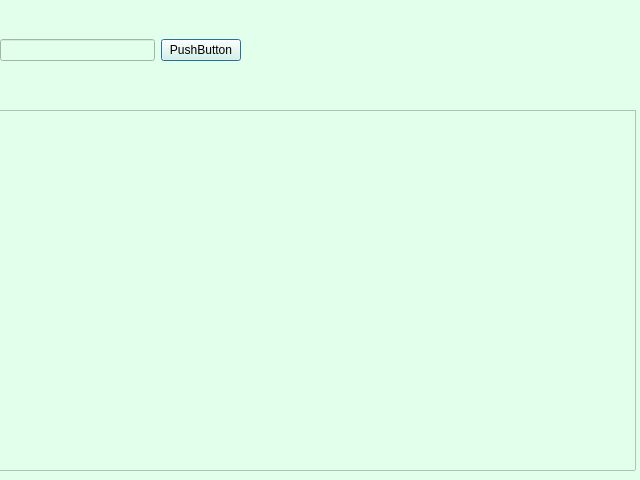
<?xml version="1.0" encoding="UTF-8"?>
<ui version="4.0">
 <class>registerd_students_table</class>
 <widget class="QDialog" name="registerd_students_table">
  <property name="geometry">
   <rect>
    <x>0</x>
    <y>0</y>
    <width>640</width>
    <height>480</height>
   </rect>
  </property>
  <property name="windowTitle">
   <string>Dialog</string>
  </property>
  <property name="whatsThis">
   <string>&lt;html&gt;&lt;head/&gt;&lt;body&gt;&lt;p&gt;Registered Students&lt;/p&gt;&lt;/body&gt;&lt;/html&gt;</string>
  </property>
  <property name="styleSheet">
   <string notr="true">background-color: rgb(225, 255, 234);</string>
  </property>
  <widget class="QWidget" name="horizontalLayoutWidget">
   <property name="geometry">
    <rect>
     <x>0</x>
     <y>0</y>
     <width>241</width>
     <height>101</height>
    </rect>
   </property>
   <layout class="QHBoxLayout" name="horizontalLayout">
    <item>
     <widget class="QLineEdit" name="lineEdit"/>
    </item>
    <item>
     <widget class="QPushButton" name="pushButton">
      <property name="text">
       <string>PushButton</string>
      </property>
     </widget>
    </item>
   </layout>
  </widget>
  <widget class="QTableView" name="tableView">
   <property name="geometry">
    <rect>
     <x>-5</x>
     <y>110</y>
     <width>641</width>
     <height>361</height>
    </rect>
   </property>
  </widget>
 </widget>
 <resources/>
 <connections/>
</ui>
